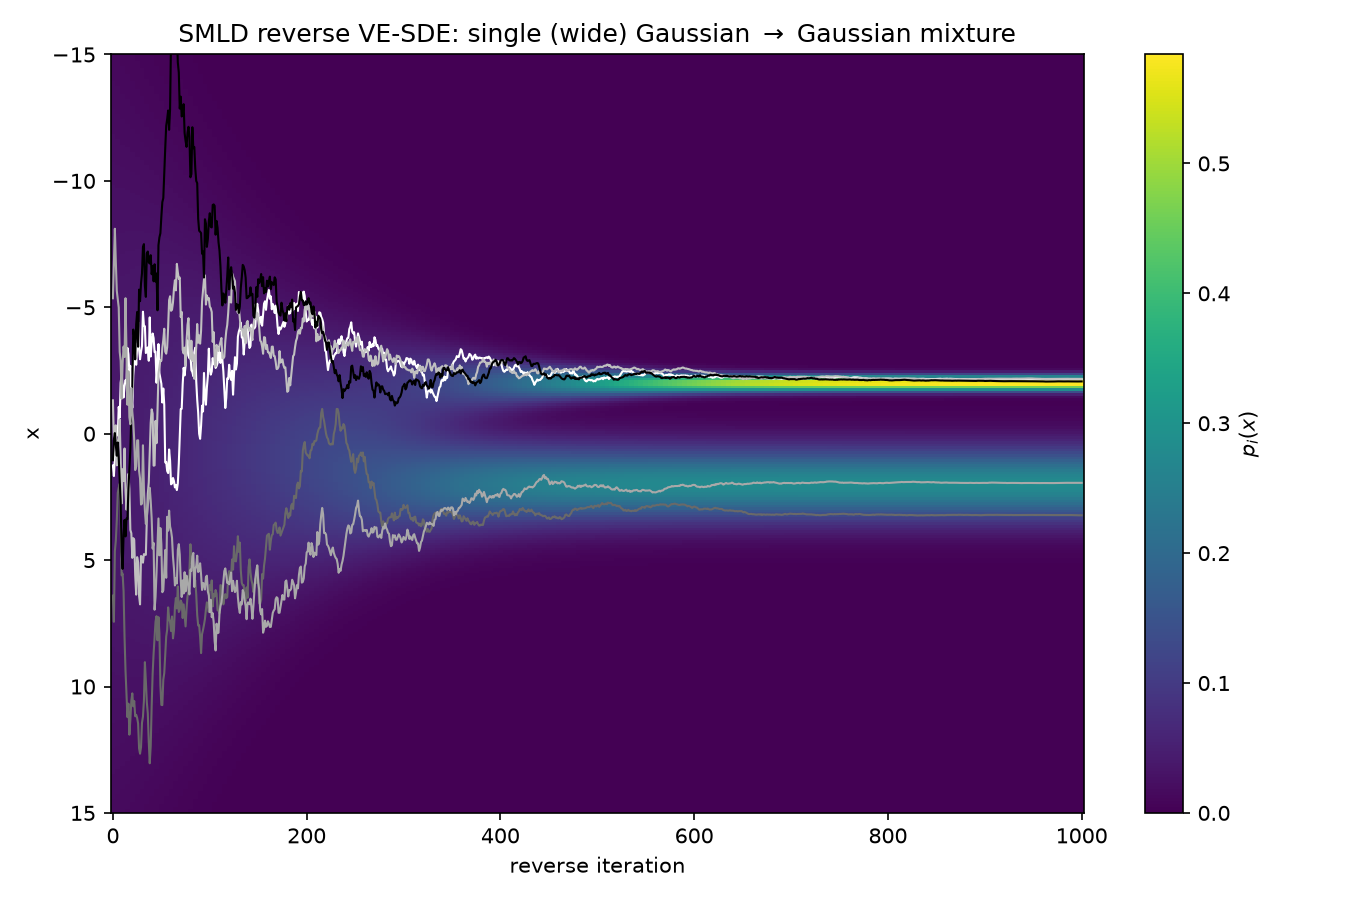

The Python source for this figure:
"""
Replicates Theorem 4.4: the reverse-time SDE for SMLD (VE-SDE),

    dx = -( d[sigma(t)^2]/dt * grad_x log p_t(x) ) dt + sqrt( d[sigma(t)^2]/dt ) dw_bar   (Eq. 4.20)

discretized (annealed Langevin dynamics / NCSN-style ancestral sampler):

    x_{i-1} = x_i + (sigma_i^2 - sigma_{i-1}^2) * grad_x log p_i(x_i) + sqrt(sigma_i^2 - sigma_{i-1}^2) * z_i,
    z_i ~ N(0, I)

run for i = L, L-1, ..., 1, starting from x_L ~ N(0, sigma_max^2 I) (pure noise
at the largest scale). Since the data distribution p_0 is the known 1D
Gaussian mixture from Example 2.1, and the VE-SDE only adds variance (means
and weights untouched, see smld_forward.py), grad_x log p_i(x) -- the TRUE
score, not a learned approximation -- is available in closed form at every
step, exactly as in reverse_sde.py for the VP-SDE/DDPM case.
"""

import numpy as np
import matplotlib.pyplot as plt

# --- mixture / VE-SDE schedule (same mixture as Example 2.1, same schedule as smld_forward.py) ---
PI = (0.3, 0.7)
MU0 = (-2.0, 2.0)
SIGMA0 = (0.2, 1.0)

SIGMA_MIN, SIGMA_MAX = 0.01, 10.0
L = 1000  # number of noise scales / reverse steps

N_TRAJECTORIES = 5
X_RANGE = (-15, 15)
N_X = 300

rng = np.random.default_rng(0)

# sigma_i for i = 0..L (geometric schedule), sigma_0 = SIGMA_MIN (~0), sigma_L = SIGMA_MAX
i_grid = np.arange(L + 1)
sigmas = SIGMA_MIN * (SIGMA_MAX / SIGMA_MIN) ** (i_grid / L)


def marginal_pdf(x, sigma_i):
    var_extra = sigma_i ** 2
    density = np.zeros_like(x)
    for pi_k, mu_k, sigma_k in zip(PI, MU0, SIGMA0):
        var = sigma_k ** 2 + var_extra
        density += pi_k * np.exp(-0.5 * (x - mu_k) ** 2 / var) / np.sqrt(2 * np.pi * var)
    return density


def score(x, sigma_i):
    """True grad_x log p_i(x) for the mixture marginal at noise scale sigma_i."""
    var_extra = sigma_i ** 2
    comp_pdfs, comp_scores = [], []
    for pi_k, mu_k, sigma_k in zip(PI, MU0, SIGMA0):
        var = sigma_k ** 2 + var_extra
        comp_pdfs.append(pi_k * np.exp(-0.5 * (x - mu_k) ** 2 / var) / np.sqrt(2 * np.pi * var))
        comp_scores.append(-(x - mu_k) / var)
    total = sum(comp_pdfs) + 1e-12
    weighted = sum(w * s for w, s in zip(comp_pdfs, comp_scores))
    return weighted / total


def reverse_sample(n_particles):
    x = rng.normal(0, SIGMA_MAX, size=n_particles)  # x_L ~ N(0, sigma_max^2)
    traj = np.zeros((L + 1, n_particles))
    traj[0] = x  # iteration k=0 <-> i=L

    for k in range(1, L + 1):
        i = L - k + 1  # step from sigma_i down to sigma_{i-1}
        sigma_i = sigmas[i]
        sigma_im1 = sigmas[i - 1]
        step_var = sigma_i ** 2 - sigma_im1 ** 2
        s = score(x, sigma_i)
        z = rng.normal(size=n_particles)
        x = x + step_var * s + np.sqrt(step_var) * z
        traj[k] = x

    return traj


def run():
    traj = reverse_sample(N_TRAJECTORIES)

    ks = np.arange(0, L + 1, 5)
    xs = np.linspace(*X_RANGE, N_X)
    heatmap = np.array([marginal_pdf(xs, sigmas[L - k]) for k in ks])

    fig, ax = plt.subplots(figsize=(9, 6))
    im = ax.pcolormesh(ks, xs, heatmap.T, shading="auto", cmap="viridis")
    fig.colorbar(im, ax=ax, label="$p_i(x)$")

    colors = ["white", "silver", "dimgray", "black", "darkgray"]
    for j in range(N_TRAJECTORIES):
        ax.plot(np.arange(L + 1), traj[:, j], color=colors[j % len(colors)], linewidth=1)

    ax.set_ylim(X_RANGE[1], X_RANGE[0])
    ax.set_xlabel("reverse iteration")
    ax.set_ylabel("x")
    ax.set_title("SMLD reverse VE-SDE: single (wide) Gaussian $\\to$ Gaussian mixture")
    fig.tight_layout()

    out_path = "smld_reverse.png"
    fig.savefig(out_path, dpi=150)
    print(f"Saved figure to {out_path}")


if __name__ == "__main__":
    run()
